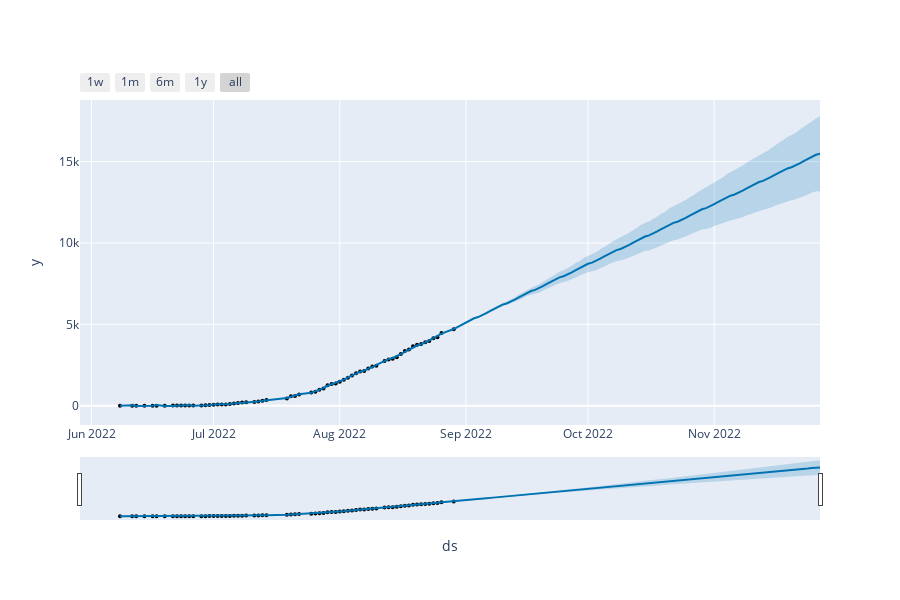

Notebook code cell kept with this figure:
### Code cell
plot_plotly(m, forecast)

### Figure 1 — Plotly figure (JSON) as saved in the notebook; plotly's stock layout.template omitted (floating-point values rounded to 4 significant figures; data arrays with more than 128 entries replaced by an {"elided": "..."} marker saying what was removed)
{"data": [{"marker": {"color": "black", "size": 4}, "mode": "markers", "name": "Actual", "type": "scatter", "x": ["2022-06-08T00:00:00", "2022-06-11T00:00:00", "2022-06-12T00:00:00", "2022-06-14T00:00:00", "2022-06-16T00:00:00", "2022-06-17T00:00:00", "2022-06-19T00:00:00", "2022-06-21T00:00:00", "2022-06-22T00:00:00", "2022-06-23T00:00:00", "2022-06-24T00:00:00", "2022-06-25T00:00:00", "2022-06-26T00:00:00", "2022-06-28T00:00:00", "2022-06-29T00:00:00", "2022-06-30T00:00:00", "2022-07-01T00:00:00", "2022-07-02T00:00:00", "2022-07-03T00:00:00", "2022-07-04T00:00:00", "2022-07-05T00:00:00", "2022-07-06T00:00:00", "2022-07-07T00:00:00", "2022-07-08T00:00:00", "2022-07-09T00:00:00", "2022-07-11T00:00:00", "2022-07-12T00:00:00", "2022-07-13T00:00:00", "2022-07-14T00:00:00", "2022-07-19T00:00:00", "2022-07-20T00:00:00", "2022-07-21T00:00:00", "2022-07-22T00:00:00", "2022-07-25T00:00:00", "2022-07-26T00:00:00", "2022-07-27T00:00:00", "2022-07-28T00:00:00", "2022-07-29T00:00:00", "2022-07-30T00:00:00", "2022-07-31T00:00:00", "2022-08-01T00:00:00", "2022-08-02T00:00:00", "2022-08-03T00:00:00", "2022-08-04T00:00:00", "2022-08-05T00:00:00", "2022-08-06T00:00:00", "2022-08-07T00:00:00", "2022-08-08T00:00:00", "2022-08-09T00:00:00", "2022-08-10T00:00:00", "2022-08-12T00:00:00", "2022-08-13T00:00:00", "2022-08-14T00:00:00", "2022-08-15T00:00:00", "2022-08-16T00:00:00", "2022-08-17T00:00:00", "2022-08-18T00:00:00", "2022-08-19T00:00:00", "2022-08-20T00:00:00", "2022-08-21T00:00:00", "2022-08-22T00:00:00", "2022-08-23T00:00:00", "2022-08-24T00:00:00", "2022-08-25T00:00:00", "2022-08-26T00:00:00", "2022-08-29T00:00:00"], "y": [1, 2, 3, 5, 6, 7, 8, 9, 11, 16, 17, 19, 20, 21, 37, 49, 64, 76, 78, 80, 106, 142, 172, 204, 218, 228, 266, 308, 347, 448, 591, 604, 694, 809, 865, 977, 1066, 1259, 1343, 1370, 1475, 1603, 1721, 1860, 2004, 2108, 2131, 2293, 2415, 2458, 2746, 2848, 2893, 2985, 3183, 3359, 3450, 3655, 3755, 3787, 3896, 3984, 4144, 4216, 4472, 4693]}, {"hoverinfo": "skip", "line": {"width": 0}, "mode": "lines", "type": "scatter", "x": {"elided": "156 str values"}, "y": {"elided": "156 float values"}}, {"fill": "tonexty", "fillcolor": "rgba(0, 114, 178, 0.2)", "line": {"color": "#0072B2", "width": 2}, "mode": "lines", "name": "Predicted", "type": "scatter", "x": {"elided": "156 str values"}, "y": {"elided": "156 float values"}}, {"fill": "tonexty", "fillcolor": "rgba(0, 114, 178, 0.2)", "hoverinfo": "skip", "line": {"width": 0}, "mode": "lines", "type": "scatter", "x": {"elided": "156 str values"}, "y": {"elided": "156 float values"}}], "layout": {"height": 600, "showlegend": false, "width": 900, "xaxis": {"autorange": true, "range": ["2022-05-29 04:06:51.4286", "2022-11-27"], "rangeselector": {"buttons": [{"count": 7, "label": "1w", "step": "day", "stepmode": "backward"}, {"count": 1, "label": "1m", "step": "month", "stepmode": "backward"}, {"count": 6, "label": "6m", "step": "month", "stepmode": "backward"}, {"count": 1, "label": "1y", "step": "year", "stepmode": "backward"}, {"step": "all"}]}, "rangeslider": {"autorange": true, "range": ["2022-05-29 04:06:51.4286", "2022-11-27"], "visible": true, "yaxis": {"_template": null, "rangemode": "match"}}, "title": {"text": "ds"}, "type": "date"}, "yaxis": {"autorange": true, "range": [-1181.0, 18780.0], "title": {"text": "y"}, "type": "linear"}}}
